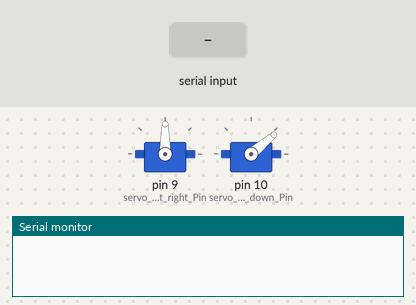
A sketch run on a simulated Arduino Uno, built with avr-gcc and run on an emulated ATmega328P. Parts: 2 × servo, the last lines printed to the serial monitor. The inputs (shaded band) are chosen by the test bench.

Above: at 1.2 s.
1.3 s: "a,45\n" received over Serial
At 3.5 s:
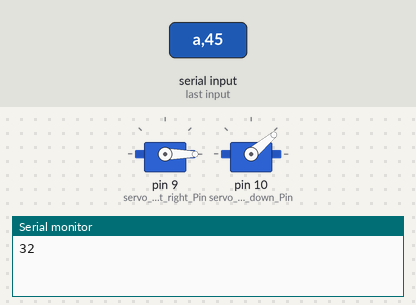
3.8 s: "c90\n" received over Serial
At 5.6 s:
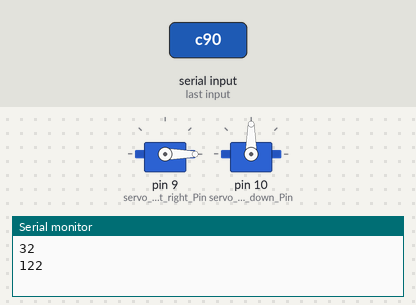
6.3 s: "a90\n" received over Serial
At 8.4 s:
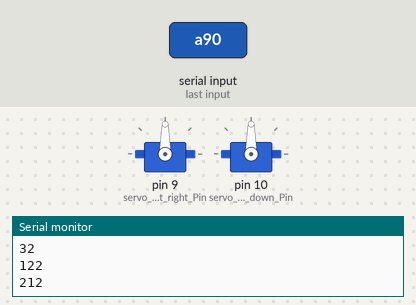
8.7 s: "c,45\n" received over Serial
At 10.4 s:
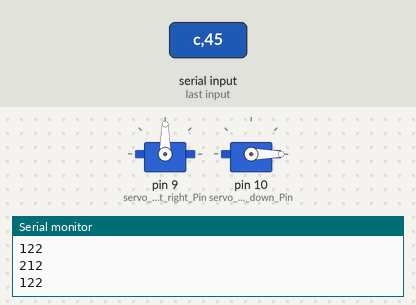
11.1 s: "a\n" received over Serial
At 13.5 s:
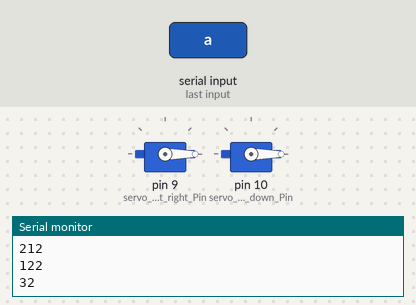
Timing chart, 0 to 14.6 s (numbered marks = the images above; inputs shaded):
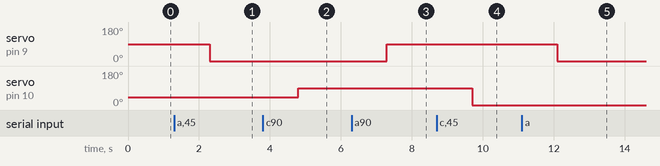

Measured:
- after the input at 1.3 s, servo on pin 9 (servo_left_right_Pin): 90° → 0° after 1.0 s
- after the input at 3.8 s, servo on pin 10 (servo_up_down_Pin): 40° → 90° after 1.0 s
- after the input at 6.3 s, servo on pin 9 (servo_left_right_Pin): 0° → 90° after 1.0 s
- after the input at 8.7 s, servo on pin 10 (servo_up_down_Pin): 90° → 0° after 1.0 s
- after the input at 11.1 s, servo on pin 9 (servo_left_right_Pin): 90° → 0° after 1.0 s

The sketch:

servo_python.ino
```cpp
#include <Servo.h>
Servo myServo_lr;
Servo myServo_ud;
int servo_left_right_Pin = 9;
int servo_up_down_Pin = 10;
String servoPos_lr;
String servoPos_ud;

int poslr, posud;

void setup() {
  // put your setup code here, to run once:
Serial.begin(115200);
myServo_lr.attach(servo_left_right_Pin);
myServo_ud.attach(servo_up_down_Pin);
myServo_lr.write(90);
myServo_ud.write(40);
}

void loop() {
  // put your main code here, to run repeatedly:
while (Serial.available() == 0){
}
  String servoPos = Serial.readStringUntil('\r');
  if(servoPos[0]=='a'){
    servoPos.remove(0,1);
    poslr = servoPos.toInt();
    myServo_lr.write(poslr);
  }

  else if(servoPos[0]=='c'){
    servoPos.remove(0,1);
    posud = servoPos.toInt();
    myServo_ud.write(posud);
  }
  else{}

  Serial.println(poslr + ' ' + posud);
  delay(50);
/*  if (stop_time >30){
    myServo_lr.write(90);
    myServo_lr.write(40);
    stop_time=0;
    delay(500);
  }*/

}
```
